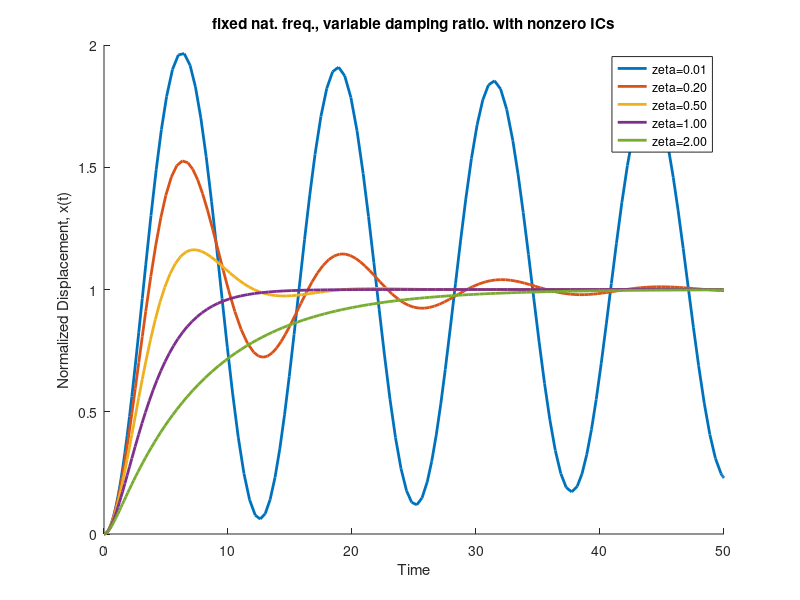
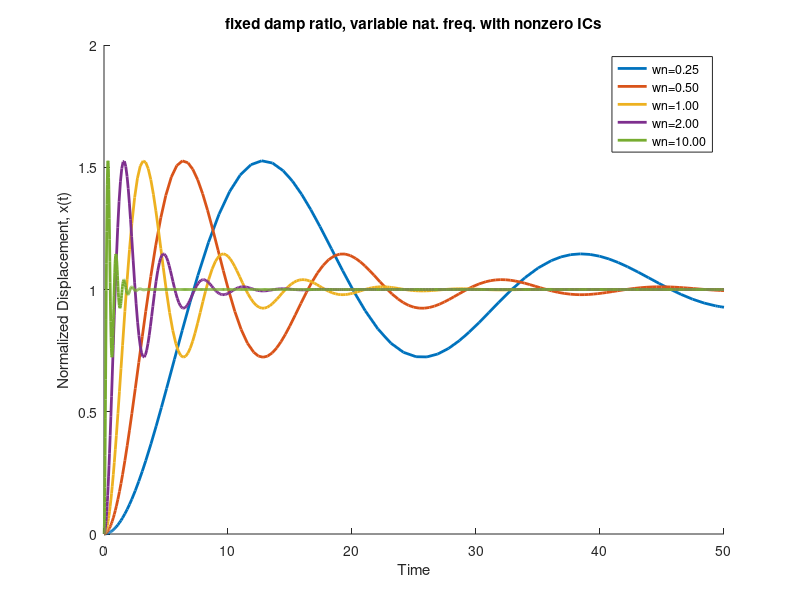

MATLAB code to generate these figures, in order:
% step_time_parameters.m
%
% Free Response for various zeta and omega_n
% single degree-of-freedom oscillator
% mass-spring-damper
%
% last modified 10/30/14 CLee
%
function step_time_parameters
%
% specify mass, spring constant, damping constant

% define step magnitude
A = 1;

% define time span
t_span = [0, 50];

% specify natural frequency and damping ratio arrays
wnarray = [0.25   0.5   1   2   10];
zetaarray = [0.01    0.2  0.5  1.0   2.0];           

% state variables Z_1 = x, Z_2 = x_dot
x0 =  0.0;    % initial displacement
v0 =  0.0;    % initial velocity
Z_0 = [x0, v0];     % initial conditions (rads, rads/sec)

% set graphics defaults
set(groot, 'DefaultLineLineWidth', 2);

% fix wn and sweep zeta
figure(1)
hold on

wn = wnarray(2);
for i = 1:length(zetaarray)
    zeta = zetaarray(i);
    [T, zout] = ode45(@sdof_fun, t_span, Z_0);

    label = sprintf('zeta=%0.2f', zeta);
    plot(T, zout(:,1)*wn*wn, 'DisplayName', label)
    xlabel('Time') 
    ylabel('Normalized Displacement, x(t)')
    title('fixed nat. freq., variable damping ratio. with nonzero ICs')
    legend()
end

% fix zeta and sweep wn
figure(2)
hold on

zeta = zetaarray(2);
for i = 1:length(wnarray)
    wn = wnarray(i);
    [T, zout] = ode45(@sdof_fun, t_span, Z_0);

    label = sprintf('wn=%0.2f', wn);
    plot(T, zout(:,1)*wn*wn, 'DisplayName', label)
    xlabel('Time') 
    ylabel('Normalized Displacement, x(t)')
    title('fixed damp ratio, variable nat. freq. with nonzero ICs')
    legend()
end


function dzdt = sdof_fun(t, Z)
    % sdof second order oscillator as first order, state space form
    dz1dt = Z(2);
    dz2dt = -wn*wn*Z(1) - 2*zeta*wn*Z(2) + A; 
    
    dzdt = [dz1dt; dz2dt];
end

end

